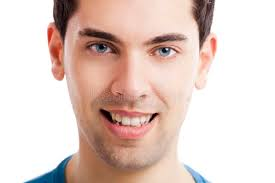
#> input picture tutorial/face data set/inddex.jpeg, 275 x 183 px
$ python 'edit image.py'
#> lines starting #> are read from the running program, lines starting #| are printed output that depends on the picture; after the words box and inside, x2 and y2 are one past the last pixel; in counts of white or black regions, pixels touching at a corner belong together
import cv2
import numpy as np


# import image
img = cv2.imread("./face data set/inddex.jpeg")
#> img is the input picture: shape (183, 275, 3); mean B, G, R 198.3, 205.8, 226.4
# grayscaling img
imgGray = cv2.cvtColor(img, cv2.COLOR_BGR2GRAY)
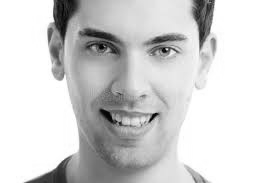
#> imgGray: shape (183, 275); min 1, max 255, mean 211.1
# blure img
# imgBlur = cv2.GaussianBlur(img, (5,5), 0)
imgBlur = cv2.blur(img,(50,5))
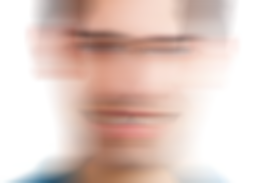
#> imgBlur: shape (183, 275, 3); mean B, G, R 198.3, 205.8, 226.4
# just show edges
imgCanny = cv2.Canny(img,200,200)
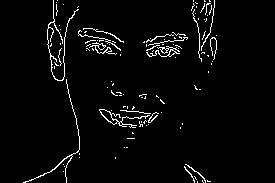
#> imgCanny: shape (183, 275); 3.3% white in thin lines or dots, all inside (x1, y1, x2, y2) = (23, 0, 217, 183)

# for i in img:
#     print(i)

print(img.shape)
#| (183, 275, 3)
#for dilation and erodation we should use numpy
kernel = np.ones((5,5),np.uint8)
# make heavier version of edges
imgDilation = cv2.dilate(imgCanny,kernel,iterations=5)
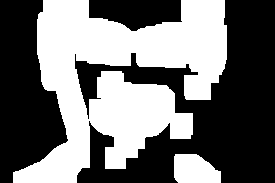
#> imgDilation: shape (183, 275); 44.5% white; 2 white regions, box (x1, y1, x2, y2) and area: (13, 0, 227, 183) 21268, (174, 154, 221, 183) 1127
# make thinner version of edges. for better sense we input dilated img.
imgEroded = cv2.erode(imgDilation,kernel,iterations=1)
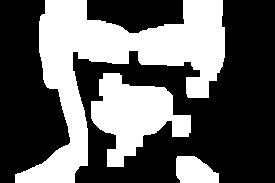
#> imgEroded: shape (183, 275); 38.5% white; 3 white regions, box (x1, y1, x2, y2) and area: (15, 0, 225, 183) 13478, (91, 73, 191, 167) 4970, (176, 156, 219, 183) 917

cv2.imshow("img",img)
print(imgGray.shape)
#| (183, 275)
cv2.imshow("gray",imgGray)
cv2.imshow("blur",imgBlur)
cv2.imshow("dilate",imgDilation)
cv2.imshow("erode",imgEroded)
cv2.imshow("canny", imgCanny)
cv2.waitKey(0)
